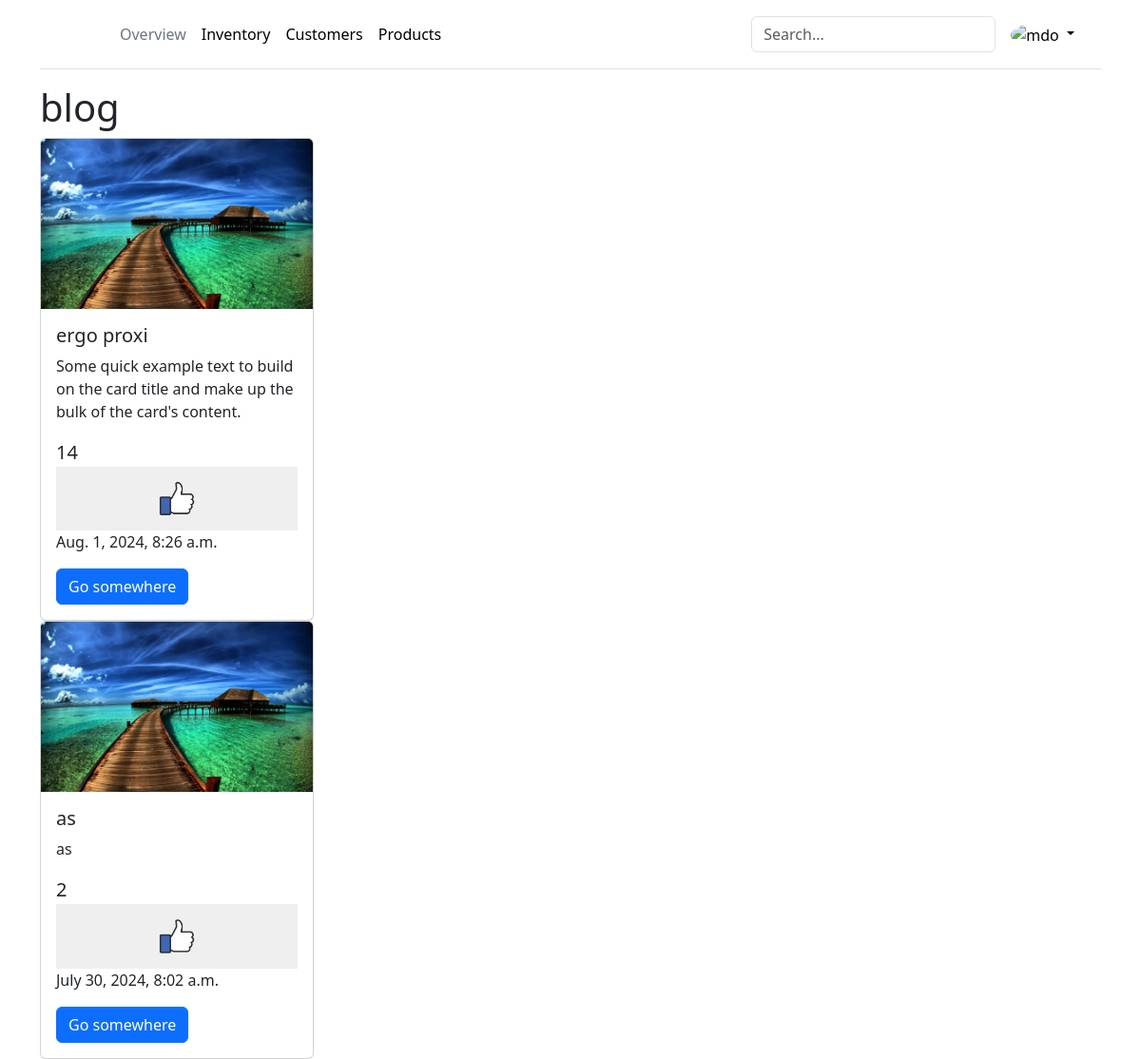
Screenshot of /blog/ with the database file from the repository.
### blog/models.py (models this page shows)
class Post(models.Model):
    text = models.TextField()
    images = models.ImageField(upload_to='blog/images/')
    title = models.CharField(max_length=55)
    likes = models.PositiveIntegerField(default = 0)
    draft = models.BooleanField(default=False)
    is_published = models.DateTimeField(auto_now=True)

### blog/views.py (the view)
# urls.py: 2. Add a URL to urlpatterns:  path('blog/', include('blog.urls'))
def blog(request):
    posts = Post.objects.all
    if request.method == "POST":
        post_id = request.POST['post_id']
        post = Post.objects.get(id=post_id)
        post.likes = post.likes + 1
        post.save()
    return render(request, "blog/blog.html", {'posts': posts})

### blog/templates/blog/blog.html (shortened to what this page needs)
{%extends "core/base.html"%}
{% load static %}
{% block content %}
    <h1>blog</h1>
    {% for post in posts %}
    <div class="card" style="width: 18rem;">
        <img src="{{post.images.url}}" class="card-img-top" alt="...">
        <div class="card-body">
          <h5 class="card-title">{{post.title}}</h5>
          <p class="card-text">{{post.text}}</p>
          <form action="" method="post">
            <span class="fs-5">{{post.likes}}</span>
            <button type="submit" class="bg-transperent border-0">
              <img width="35%" src="{% static 'blog/images/like.png' %}" alt="">
            </button>
          </form>
          <p>{{post.is_published}}</p>
          <a href="#" class="btn btn-primary">Go somewhere</a>
        </div>
      </div>
      {% endfor %}
      {% endblock %}

### core/templates/core/base.html (shortened to what this page needs)
{% load static %}
<!DOCTYPE html>
<html lang="en">
<head>
    <link rel="stylesheet" href="https://cdn.jsdelivr.net/npm/bootstrap@5.3.3/dist/css/bootstrap.min.css">
</head>
<body>
    <div class="container">
        {% include "core/includes/header.html" %}
        {% block content %}{% endblock %}
    </div>
</body>
</html>

### core/templates/core/includes/header.html (shortened to what this page needs)
<header class="p-3 mb-3 border-bottom">
    <div class="container">
      <div class="d-flex flex-wrap align-items-center justify-content-center justify-content-lg-start">
        <a href="/" class="d-flex align-items-center mb-2 mb-lg-0 link-body-emphasis text-decoration-none">
          <svg class="bi me-2" width="40" height="32" role="img" aria-label="Bootstrap"><use xlink:href="#bootstrap"></use></svg>
        </a>
        <ul class="nav col-12 col-lg-auto me-lg-auto mb-2 justify-content-center mb-md-0">
          <li><a href="#" class="nav-link px-2 link-secondary">Overview</a></li>
          <li><a href="#" class="nav-link px-2 link-body-emphasis">Inventory</a></li>
          <li><a href="#" class="nav-link px-2 link-body-emphasis">Customers</a></li>
          <li><a href="#" class="nav-link px-2 link-body-emphasis">Products</a></li>
        </ul>
        <form class="col-12 col-lg-auto mb-3 mb-lg-0 me-lg-3" role="search">
          <input type="search" class="form-control" placeholder="Search..." aria-label="Search">
        </form>
        <div class="dropdown text-end">
          <a href="#" class="d-block link-body-emphasis text-decoration-none dropdown-toggle" data-bs-toggle="dropdown" aria-expanded="false">
            <img src="https://github.com/mdo.png" alt="mdo" width="32" height="32" class="rounded-circle">
          </a>
        </div>
      </div>
    </div>
  </header>

### rows the page displays
Post: images (picture), title "ergo proxi", text "Some quick example text to build on the card title and make up the bulk of the card's content.", likes "14", is_published "Aug. 1, 2024, 8:26 a.m."
Post: images (picture), title "as", text "as", likes "2", is_published "July 30, 2024, 8:02 a.m."
